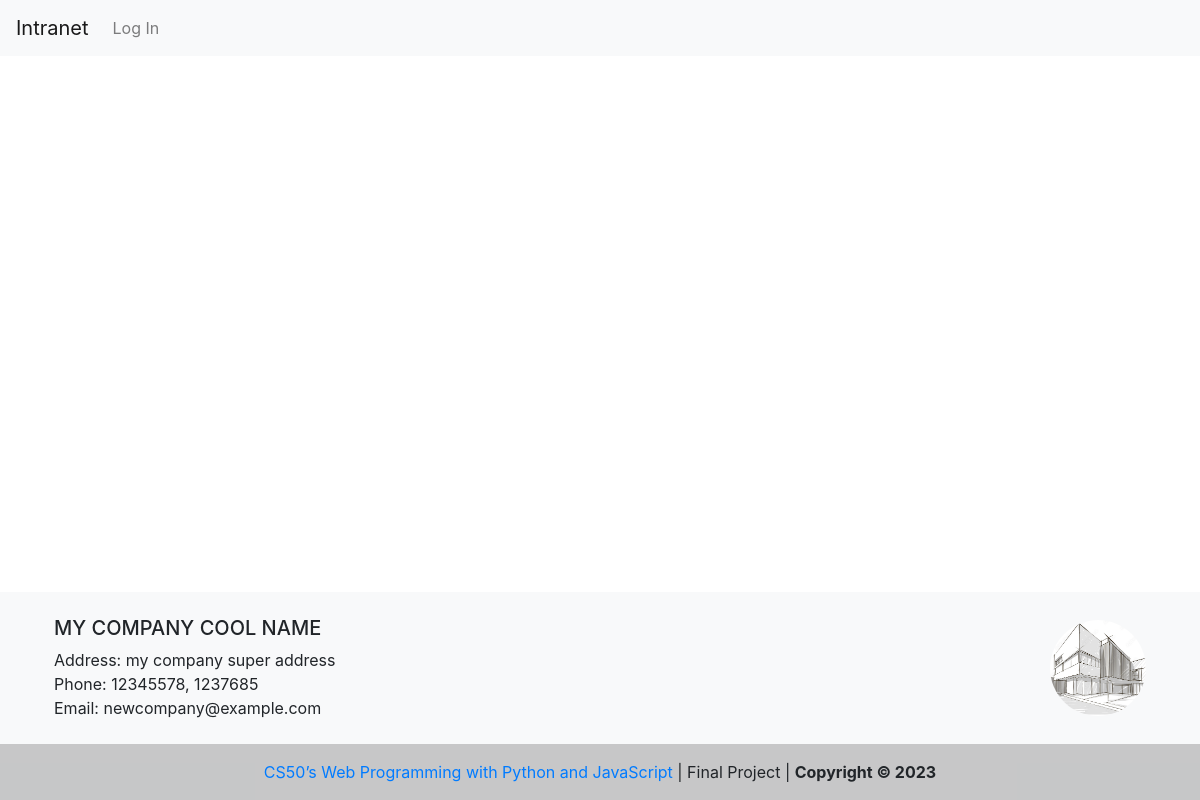
The page / on the database its author committed.
### capstone/models.py (models this page shows)
class Footer(models.Model):
    company_name = models.CharField(max_length=255)
    company_address = models.CharField(max_length=255)
    company_phone = models.CharField(max_length=20)
    company_email = models.EmailField(default="")
    company_avatar = models.ImageField(upload_to="company_logo/")

### capstone/views.py (the view)
# urls.py: path("", views.index, name="index"),
def index(request, unknown_path=None):
    return render(request, "capstone/index.html")

### capstone/context_processors.py (called while the page is built)
def footer_processor(request):
    footer = Footer.objects.first()
    return {
        "company_name": footer.company_name,
        "company_address": footer.company_address,
        "company_phone": footer.company_phone,
        "company_email": footer.company_email,
        "company_avatar": footer.company_avatar,
    }

def intranet_processor(request):
    intranet = Intranet.objects.first()
    return {
        "company_intranet": intranet.company_intranet,
    }

### capstone/templates/capstone/index.html (shortened to what this page needs)
{% extends "capstone/layout.html" %}

### capstone/templates/capstone/footer.html
<footer class="bg-light text-lg-start mt-5">
  <div class="container p-4">
    <div class="row">
      <div class="col-lg-6 col-md-12 mb-4 mb-md-0">
        <h5 class="text-uppercase">{{ company_name }}</h5>
        <div>
          <p class="m-0">Address: {{ company_address }}</p>
          <p class="m-0">Phone: {{ company_phone }}</p>
          <p class="m-0">Email: {{ company_email }}</p>
        </div>
      </div>
      <div
        class="col-lg-6 col-md-12 mb-4 mb-md-0 d-flex justify-content-end align-items-center"
      >
      <img src="{{ company_avatar.url|default:'/media/company_logo/logo-placeholder-image.png'}}" alt="{{company_name}} Logo" class="rounded-circle" style="height: 6rem; width: 6rem; object-fit: cover" />
      </div>
    </div>
  </div>
  <div class="text-center p-3 footer">
    <a href="https://cs50.harvard.edu/web/2020/" class="text-decoration-none" target="blank" rel="noopener noreferrer">CS50’s Web Programming with Python and JavaScript</a> | Final Project |
    <b>Copyright © 2023</b>
  </div>
</footer>

### capstone/static/capstone/styles.css (style rules this page uses)
:root { --border-color: #80bdff; --grey-color: #495057; --box-shadow: 0 0 0 0.2rem rgba(0, 123, 255, 0.25); }
body { display: flex; min-height: 100vh; flex-direction: column; }
.footer { background-color: rgba(0, 0, 0, 0.2); }

### rows shown on the page
Footer: company_name "MY COMPANY COOL NAME", company_address "my company super address", company_phone "12345578, 1237685", company_email "newcompany@example.com"
